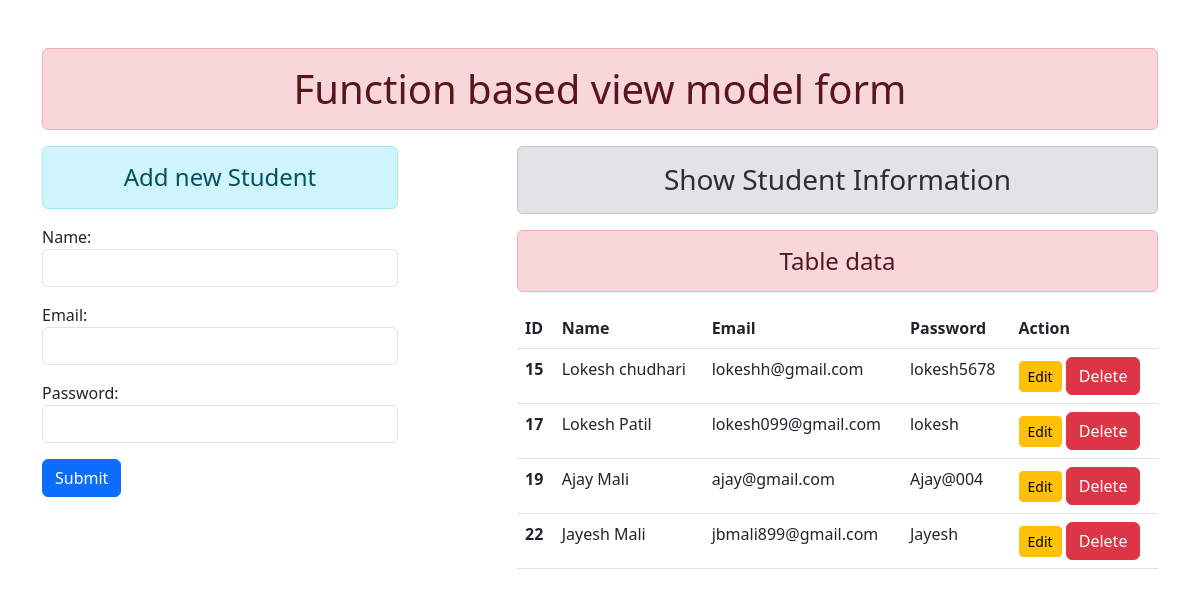
The page / on the database its author committed.
### crudapp/models.py (models this page shows)
class User(models.Model):
    name=models.CharField(max_length=70)
    email=models.EmailField(max_length=100)
    password=models.CharField(max_length=100)

### crudapp/views.py (the view)
# urls.py: path('',views.add_shownew,name="addshownew"),
def add_shownew(request):
    if request.method=='POST':
        fs=StudRegistation(request.POST)
        if fs.is_valid:
            fs=StudRegistation(request.POST)
            fs.save()
            fs=StudRegistation()
    else:
        fs=StudRegistation()
    stud=User.objects.all()
    return render(request,'base/addandshow.html',context={'form':fs,'stud1':stud})

### crudapp/forms.py
class StudRegistation(forms.ModelForm):
    class Meta:
        model=User
        fields=['name','email','password']
        widgets={
            'name':forms.TextInput(attrs={'class':'form-control'}),
            'email':forms.EmailInput(attrs={'class':'form-control'}),
            'password':forms.PasswordInput(render_value=True,attrs={'class':'form-control'}),
        }

### crudapp/templates/base/addandshow.html (shortened to what this page needs)
{% extends 'base/index.html' %}
{% block content %}
<div class="row">
    <div class="col-sm-4">
        <h4 class="text-center alert alert-info">Add new Student</h4>
        <form action="" method="POST">
            {{form.as_p}}
            <input type="submit" class="btn btn-primary" value="Submit">
        </form>
    </div>
    <div class="col-sm-7 offset-1">
        <h3 class="text-center alert alert-secondary">Show Student Information</h3>
        {% if stud1 %}
            <h4 class="text-center alert alert-danger">Table data</h4>
            <table class="table table-hover">
                <thead>
                  <tr>
                    <th scope="col">ID</th>
                    <th scope="col">Name</th>
                    <th scope="col">Email</th>
                    <th scope="col">Password</th>
                    <th scope="col">Action</th>
                  </tr>
                </thead>
                <tbody>
                    {% for st in stud1 %}
                  <tr>
                    <th scope="row">{{st.id}}</th>
                    <td>{{st.name}}</td>
                    <td>{{st.email}}</td>
                    <td>{{st.password}}</td>
                    <td>
                        <a href="{% url 'updatedata' st.id %}" class="btn btn-warning btn-sm">Edit</a>
                        <form action="{% url 'deletedata' st.id %}" method="post" class="d-inline">
                          <input type="submit" class="btn btn-danger" value="Delete">
                        </form>
                    </td>
                  </tr>
                  {% endfor %}
                </tbody>
              </table>
        {% else %}
            <h4 class="text-center alert alert-warning">No Rcord Found</h4>
        {% endif %}
    </div>
</div>
{% endblock content %}

### crudapp/templates/base/index.html (shortened to what this page needs)
<!DOCTYPE html>
{% load static %}
<html lang="en">
<head>
    <link rel="stylesheet" href="https://cdn.jsdelivr.net/npm/bootstrap@5.3.0/dist/css/bootstrap.min.css">
</head>
<body>
    <div class="container mt-5">
        <h1 class="text-center alert alert-danger">Function based view model form</h1>
        {% block content %}
        {% endblock content %}
    </div>
</body>
</html>

### rows shown on the page
User: id "15", name "Lokesh chudhari", email "lokeshh@gmail.com", password "lokesh5678"
User: id "17", name "Lokesh Patil", email "lokesh099@gmail.com", password "lokesh"
User: id "19", name "Ajay Mali", email "ajay@gmail.com", password "Ajay@004"
User: id "22", name "Jayesh Mali", email "jbmali899@gmail.com", password "Jayesh"
